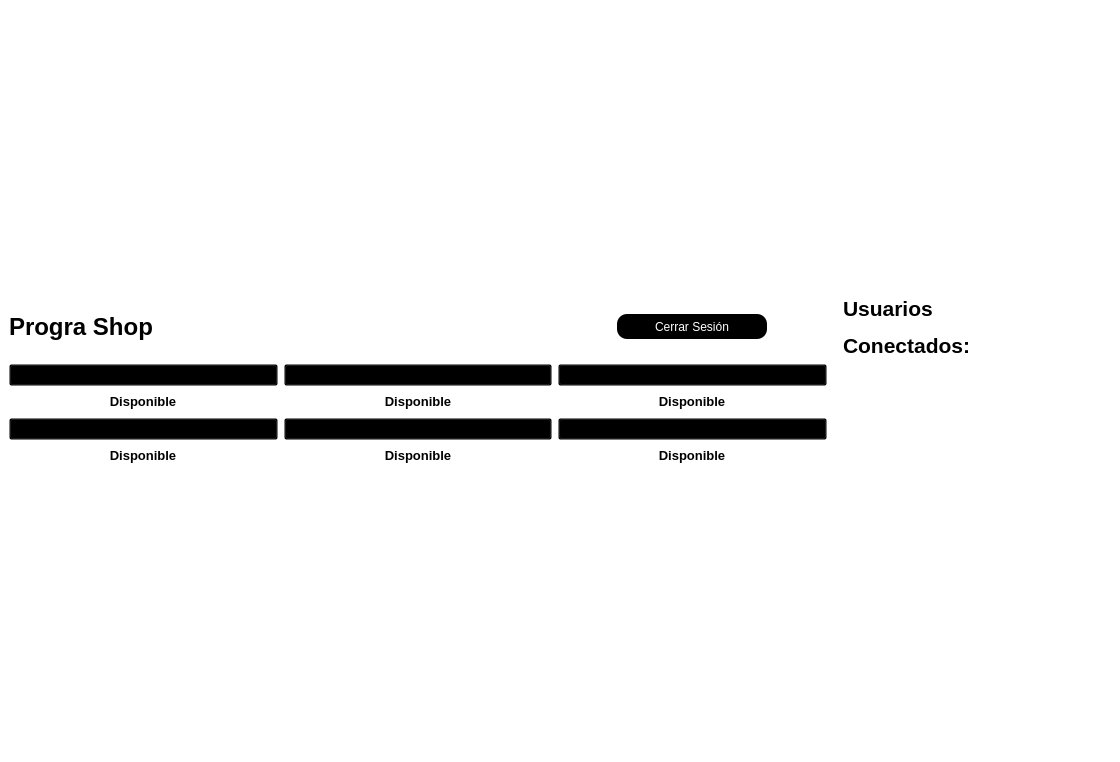
<?xml version="1.0" encoding="UTF-8"?>
<ui version="4.0">
 <class>MainWindow</class>
 <widget class="QMainWindow" name="MainWindow">
  <property name="geometry">
   <rect>
    <x>0</x>
    <y>0</y>
    <width>1120</width>
    <height>762</height>
   </rect>
  </property>
  <property name="windowTitle">
   <string>DashBoard</string>
  </property>
  <property name="styleSheet">
   <string notr="true">QMainWindow{

background-color:rgb(255, 255, 255);


}</string>
  </property>
  <widget class="QWidget" name="centralwidget">
   <layout class="QGridLayout" name="gridLayout_2">
    <item row="0" column="1">
     <layout class="QGridLayout" name="gridLayout">
      <item row="2" column="2" alignment="Qt::AlignHCenter">
       <widget class="QLabel" name="dis3">
        <property name="minimumSize">
         <size>
          <width>70</width>
          <height>20</height>
         </size>
        </property>
        <property name="maximumSize">
         <size>
          <width>70</width>
          <height>20</height>
         </size>
        </property>
        <property name="text">
         <string>&lt;html&gt;&lt;head/&gt;&lt;body&gt;&lt;p align=&quot;center&quot;&gt;&lt;span style=&quot; font-size:10pt; font-weight:600;&quot;&gt;Disponible&lt;/span&gt;&lt;/p&gt;&lt;/body&gt;&lt;/html&gt;</string>
        </property>
       </widget>
      </item>
      <item row="2" column="0" alignment="Qt::AlignHCenter">
       <widget class="QLabel" name="dis1">
        <property name="minimumSize">
         <size>
          <width>70</width>
          <height>20</height>
         </size>
        </property>
        <property name="maximumSize">
         <size>
          <width>70</width>
          <height>20</height>
         </size>
        </property>
        <property name="text">
         <string>&lt;html&gt;&lt;head/&gt;&lt;body&gt;&lt;p align=&quot;center&quot;&gt;&lt;span style=&quot; font-size:10pt; font-weight:600;&quot;&gt;Disponible&lt;/span&gt;&lt;/p&gt;&lt;/body&gt;&lt;/html&gt;</string>
        </property>
       </widget>
      </item>
      <item row="2" column="1" alignment="Qt::AlignHCenter">
       <widget class="QLabel" name="dis2">
        <property name="minimumSize">
         <size>
          <width>70</width>
          <height>20</height>
         </size>
        </property>
        <property name="maximumSize">
         <size>
          <width>70</width>
          <height>20</height>
         </size>
        </property>
        <property name="text">
         <string>&lt;html&gt;&lt;head/&gt;&lt;body&gt;&lt;p align=&quot;center&quot;&gt;&lt;span style=&quot; font-size:10pt; font-weight:600;&quot;&gt;Disponible&lt;/span&gt;&lt;/p&gt;&lt;/body&gt;&lt;/html&gt;</string>
        </property>
       </widget>
      </item>
      <item row="0" column="0">
       <widget class="QLabel" name="PrograShop">
        <property name="maximumSize">
         <size>
          <width>900</width>
          <height>100</height>
         </size>
        </property>
        <property name="text">
         <string>&lt;html&gt;&lt;head/&gt;&lt;body&gt;&lt;p&gt;&lt;span style=&quot; font-size:18pt; font-weight:600; color:#000000;&quot;&gt;Progra Shop&lt;/span&gt;&lt;/p&gt;&lt;/body&gt;&lt;/html&gt;</string>
        </property>
       </widget>
      </item>
      <item row="1" column="4">
       <layout class="QVBoxLayout" name="UsuConect"/>
      </item>
      <item row="3" column="2">
       <widget class="QPushButton" name="img6">
        <property name="styleSheet">
         <string notr="true">QPushButton{
background-color: transparent


}</string>
        </property>
        <property name="text">
         <string/>
        </property>
        <property name="icon">
         <iconset>
          <normaloff>foto_6.png</normaloff>foto_6.png</iconset>
        </property>
        <property name="iconSize">
         <size>
          <width>300</width>
          <height>300</height>
         </size>
        </property>
       </widget>
      </item>
      <item row="1" column="0">
       <widget class="QPushButton" name="img1">
        <property name="styleSheet">
         <string notr="true">QPushButton{
background-color: transparent


}</string>
        </property>
        <property name="text">
         <string/>
        </property>
        <property name="icon">
         <iconset>
          <normaloff>foto_1.png</normaloff>foto_1.png</iconset>
        </property>
        <property name="iconSize">
         <size>
          <width>300</width>
          <height>300</height>
         </size>
        </property>
        <property name="checkable">
         <bool>false</bool>
        </property>
       </widget>
      </item>
      <item row="1" column="2">
       <widget class="QPushButton" name="img3">
        <property name="styleSheet">
         <string notr="true">QPushButton{
background-color: transparent


}</string>
        </property>
        <property name="text">
         <string/>
        </property>
        <property name="icon">
         <iconset>
          <normaloff>foto_3.png</normaloff>foto_3.png</iconset>
        </property>
        <property name="iconSize">
         <size>
          <width>300</width>
          <height>300</height>
         </size>
        </property>
       </widget>
      </item>
      <item row="3" column="1">
       <widget class="QPushButton" name="img5">
        <property name="styleSheet">
         <string notr="true">QPushButton{
background-color: transparent


}</string>
        </property>
        <property name="text">
         <string/>
        </property>
        <property name="icon">
         <iconset>
          <normaloff>foto_5.png</normaloff>foto_5.png</iconset>
        </property>
        <property name="iconSize">
         <size>
          <width>300</width>
          <height>300</height>
         </size>
        </property>
       </widget>
      </item>
      <item row="0" column="4">
       <widget class="QLabel" name="label">
        <property name="text">
         <string>&lt;html&gt;&lt;head/&gt;&lt;body&gt;&lt;p&gt;&lt;span style=&quot; font-size:16pt; font-weight:600;&quot;&gt;Usuarios &lt;/span&gt;&lt;/p&gt;&lt;p&gt;&lt;span style=&quot; font-size:16pt; font-weight:600;&quot;&gt;Conectados:&lt;/span&gt;&lt;/p&gt;&lt;/body&gt;&lt;/html&gt;</string>
        </property>
       </widget>
      </item>
      <item row="3" column="0">
       <widget class="QPushButton" name="img4">
        <property name="styleSheet">
         <string notr="true">QPushButton{
background-color: transparent


}</string>
        </property>
        <property name="text">
         <string/>
        </property>
        <property name="icon">
         <iconset>
          <normaloff>foto_4.png</normaloff>foto_4.png</iconset>
        </property>
        <property name="iconSize">
         <size>
          <width>300</width>
          <height>300</height>
         </size>
        </property>
       </widget>
      </item>
      <item row="1" column="1">
       <widget class="QPushButton" name="img2">
        <property name="styleSheet">
         <string notr="true">QPushButton{
background-color: transparent


}</string>
        </property>
        <property name="text">
         <string/>
        </property>
        <property name="icon">
         <iconset>
          <normaloff>foto_2.png</normaloff>foto_2.png</iconset>
        </property>
        <property name="iconSize">
         <size>
          <width>300</width>
          <height>300</height>
         </size>
        </property>
       </widget>
      </item>
      <item row="1" column="3">
       <spacer name="horizontalSpacer">
        <property name="orientation">
         <enum>Qt::Horizontal</enum>
        </property>
        <property name="sizeType">
         <enum>QSizePolicy::Fixed</enum>
        </property>
        <property name="sizeHint" stdset="0">
         <size>
          <width>10</width>
          <height>20</height>
         </size>
        </property>
       </spacer>
      </item>
      <item row="4" column="0" alignment="Qt::AlignHCenter">
       <widget class="QLabel" name="dis4">
        <property name="minimumSize">
         <size>
          <width>70</width>
          <height>20</height>
         </size>
        </property>
        <property name="maximumSize">
         <size>
          <width>70</width>
          <height>20</height>
         </size>
        </property>
        <property name="text">
         <string>&lt;html&gt;&lt;head/&gt;&lt;body&gt;&lt;p align=&quot;center&quot;&gt;&lt;span style=&quot; font-size:10pt; font-weight:600;&quot;&gt;Disponible&lt;/span&gt;&lt;/p&gt;&lt;/body&gt;&lt;/html&gt;</string>
        </property>
       </widget>
      </item>
      <item row="4" column="1" alignment="Qt::AlignHCenter">
       <widget class="QLabel" name="dis5">
        <property name="minimumSize">
         <size>
          <width>70</width>
          <height>20</height>
         </size>
        </property>
        <property name="maximumSize">
         <size>
          <width>70</width>
          <height>20</height>
         </size>
        </property>
        <property name="text">
         <string>&lt;html&gt;&lt;head/&gt;&lt;body&gt;&lt;p align=&quot;center&quot;&gt;&lt;span style=&quot; font-size:10pt; font-weight:600;&quot;&gt;Disponible&lt;/span&gt;&lt;/p&gt;&lt;/body&gt;&lt;/html&gt;</string>
        </property>
       </widget>
      </item>
      <item row="4" column="2" alignment="Qt::AlignHCenter">
       <widget class="QLabel" name="dis6">
        <property name="minimumSize">
         <size>
          <width>70</width>
          <height>20</height>
         </size>
        </property>
        <property name="maximumSize">
         <size>
          <width>70</width>
          <height>20</height>
         </size>
        </property>
        <property name="text">
         <string>&lt;html&gt;&lt;head/&gt;&lt;body&gt;&lt;p align=&quot;center&quot;&gt;&lt;span style=&quot; font-size:10pt; font-weight:600;&quot;&gt;Disponible&lt;/span&gt;&lt;/p&gt;&lt;/body&gt;&lt;/html&gt;</string>
        </property>
       </widget>
      </item>
      <item row="0" column="2" alignment="Qt::AlignHCenter">
       <widget class="QPushButton" name="cerrar">
        <property name="minimumSize">
         <size>
          <width>150</width>
          <height>25</height>
         </size>
        </property>
        <property name="maximumSize">
         <size>
          <width>100</width>
          <height>16777215</height>
         </size>
        </property>
        <property name="styleSheet">
         <string notr="true">QPushButton{
color: rgb(255, 255, 255);
background: rgb(0, 0, 0);
border-radius: 10px;
	font: 12pt &quot;MS Shell Dlg 2&quot;;



}</string>
        </property>
        <property name="text">
         <string>Cerrar Sesión</string>
        </property>
       </widget>
      </item>
     </layout>
    </item>
   </layout>
  </widget>
 </widget>
 <resources/>
 <connections/>
</ui>
